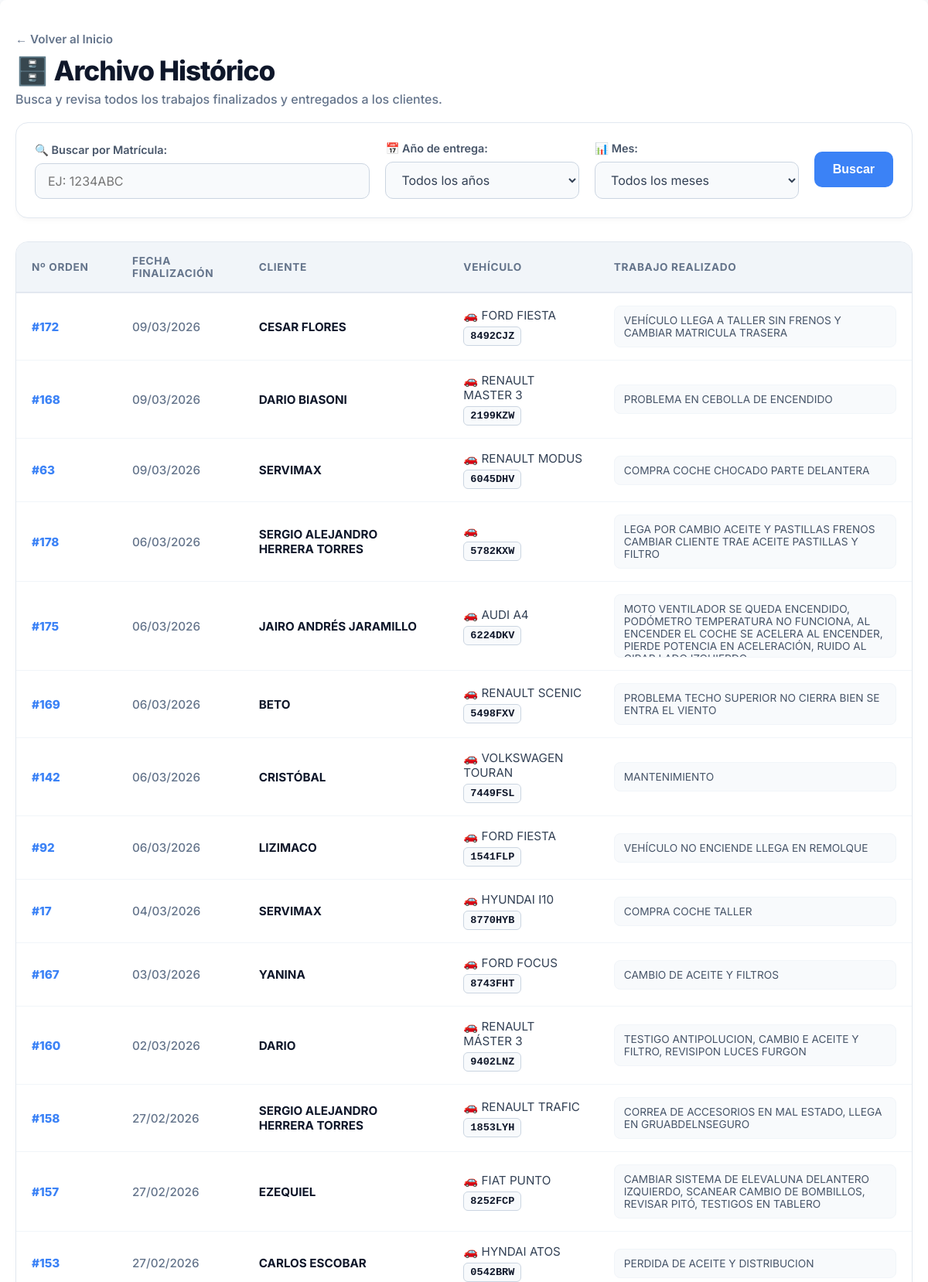
The app's page /historial-ordenes/ (signed in, upper part) with its own data.
### taller/models.py (models this page shows, shortened)
class OrdenDeReparacion(models.Model):
    ESTADO_CHOICES = [
        ('Recibido', 'Recibido'),
        ('En Diagnostico', 'En Diagnóstico'),
        ('Esperando Autorizacion', 'Esperando Autorización'),
        ('Esperando Piezas', 'Esperando Piezas'),
        ('En Reparacion', 'En Reparación'),
        ('En Pruebas', 'En Pruebas'),
        ('Listo para Recoger', 'Listo para Recoger'),
        ('Entregado', 'Entregado'),
    ]
    vehiculo = models.ForeignKey(Vehiculo, on_delete=models.CASCADE)
    cliente = models.ForeignKey(Cliente, on_delete=models.CASCADE)
    presupuesto_origen = models.ForeignKey('Presupuesto', null=True, blank=True, on_delete=models.SET_NULL)
    problema = models.TextField()
    danos_previos = models.TextField(blank=True, null=True, verbose_name="Daños Previos (Rayones, golpes...)")
    kilometraje_recepcion = models.IntegerField(default=0, verbose_name="Kilómetros al entrar")
    estado = models.CharField(max_length=50, choices=ESTADO_CHOICES, default='Recibido')
    fecha_entrada = models.DateTimeField(default=timezone.now)
    trabajo_interno = models.BooleanField(default=False, verbose_name="Vehículo del Taller")

class Factura(models.Model):
    orden = models.OneToOneField(OrdenDeReparacion, on_delete=models.CASCADE)
    fecha_emision = models.DateField(auto_now_add=True)
    es_factura = models.BooleanField(default=True)
    numero_factura = models.IntegerField(null=True, blank=True, unique=True, editable=False)
    subtotal = models.DecimalField(max_digits=10, decimal_places=2, default=0.00)
    iva = models.DecimalField(max_digits=10, decimal_places=2, default=0.00)
    total_final = models.DecimalField(max_digits=10, decimal_places=2, default=0.00)
    notas_cliente = models.TextField(null=True, blank=True, help_text="Notas adicionales para el cliente")

class Cliente(models.Model):
    nombre = models.CharField(max_length=100)
    telefono = models.CharField(max_length=20, unique=True)
    TIPO_DOCUMENTO_CHOICES = [
        ('DNI', 'DNI'),
        ('NIE', 'NIE'),
        ('NIF', 'NIF (Empresas)'),
    ]
    tipo_documento = models.CharField(max_length=10, choices=TIPO_DOCUMENTO_CHOICES, default='DNI', null=True, blank=True)
    documento_fiscal = models.CharField(max_length=20, null=True, blank=True, help_text="Número de DNI, NIE o NIF")
    direccion_fiscal = models.CharField(max_length=255, null=True, blank=True, help_text="Calle, Número, Piso, Puerta")
    codigo_postal_fiscal = models.CharField(max_length=10, null=True, blank=True)
    ciudad_fiscal = models.CharField(max_length=100, null=True, blank=True)
    provincia_fiscal = models.CharField(max_length=100, null=True, blank=True)

class Vehiculo(models.Model):
    matricula = models.CharField(max_length=20, unique=True)
    marca = models.CharField(max_length=50)
    modelo = models.CharField(max_length=50)
    kilometraje = models.IntegerField(default=0)
    cliente = models.ForeignKey(Cliente, on_delete=models.CASCADE)

### taller/views.py (the view)
# urls.py: path('historial-ordenes/', views.historial_ordenes, name='historial_ordenes'),
@login_required
def historial_ordenes(request):
    ordenes_qs = OrdenDeReparacion.objects.filter(estado='Entregado').select_related('cliente', 'vehiculo', 'factura')
    anos_y_meses_data = get_anos_y_meses_con_datos(); anos_disponibles = sorted(anos_y_meses_data.keys(), reverse=True)
    ano_seleccionado = request.GET.get('ano'); mes_seleccionado = request.GET.get('mes')
    matricula_buscada = request.GET.get('matricula', '').strip()
    if matricula_buscada: ordenes_qs = ordenes_qs.filter(vehiculo__matricula__icontains=matricula_buscada)
    if ano_seleccionado:
        try: ano_int = int(ano_seleccionado); ordenes_qs = ordenes_qs.filter(factura__fecha_emision__year=ano_int)
        except (ValueError, TypeError): ano_seleccionado = None
    if mes_seleccionado:
         try:
            mes_int = int(mes_seleccionado)
            if 1 <= mes_int <= 12: ordenes_qs = ordenes_qs.filter(factura__fecha_emision__month=mes_int)
            else: mes_seleccionado = None
         except (ValueError, TypeError): mes_seleccionado = None
    ordenes = ordenes_qs.order_by('-factura__fecha_emision', '-id')
    ano_sel_int = int(ano_seleccionado) if ano_seleccionado else None
    mes_sel_int = int(mes_seleccionado) if mes_seleccionado else None
    context = { 'ordenes': ordenes, 'anos_y_meses': anos_y_meses_data, 'anos_disponibles': anos_disponibles, 'ano_seleccionado': ano_sel_int, 'mes_seleccionado': mes_sel_int, 'meses_del_ano': range(1, 13), 'matricula_buscada': matricula_buscada }
    return render(request, 'taller/historial_ordenes.html', context)

### taller/templates/taller/historial_ordenes.html (shortened to what this page needs)
<!DOCTYPE html>
{% load static %}
<html lang="es">
<head>
    <link rel="stylesheet" href="{% static 'taller/css/main.css' %}">
    <link rel="stylesheet" href="{% static 'taller/css/responsive.css' %}">
</head>
<body>
    <div class="container">
        <div style="margin-bottom: 20px;">
            <a href="{% url 'home' %}" style="text-decoration: none; color: #64748b; font-weight: 600; font-size: 0.95em;">← Volver al Inicio</a>
            <h1 class="header-title" style="margin-top: 10px;">🗄️ Archivo Histórico</h1>
            <p style="color: #64748b; font-weight: 500; margin-top: 5px;">Busca y revisa todos los trabajos finalizados y entregados a los clientes.</p>
        </div>
        <div class="filter-card">
            <form method="get" action="" class="filter-grid">
                <div class="form-group" style="flex-grow: 2;">
                    <label for="matricula">🔍 Buscar por Matrícula:</label>
                    <input type="text" name="matricula" id="matricula" class="modern-input" value="{{ matricula_buscada }}" placeholder="Ej: 1234ABC" style="text-transform: uppercase;">
                </div>
                <div class="form-group">
                    <label for="ano">📅 Año de entrega:</label>
                    <select name="ano" id="ano" class="modern-select">
                        <option value="">Todos los años</option>
                    </select>
                </div>
                <div class="form-group">
                    <label for="mes">📊 Mes:</label>
                    <select name="mes" id="mes" class="modern-select">
                        <option value="">Todos los meses</option>
                    </select>
                </div>
                <div style="display: flex; gap: 10px; margin-bottom: 15px;">
                    <button type="submit" class="btn-modern" style="background: #3b82f6;">Buscar</button>
                </div>
            </form>
        </div>
        <div class="table-wrapper">
            <table class="modern-table">
                <thead>
                    <tr>
                        <th style="width: 90px;">Nº Orden</th>
                        <th>Fecha Finalización</th>
                        <th>Cliente</th>
                        <th>Vehículo</th>
                        <th style="width: 35%;">Trabajo Realizado</th>
                    </tr>
                </thead>
                <tbody>
                    {% for orden in ordenes %}
                        <tr data-url="{% url 'detalle_orden' orden.id %}">
                            <td style="font-weight: 800; color: #3b82f6;">#{{ orden.id }}</td>
                            <td style="color: #64748b; font-weight: 500;">
                                {% if orden.factura %}
                                    {{ orden.factura.fecha_emision|date:"d/m/Y" }}
                                {% else %}
                                    {{ orden.fecha_entrada|date:"d/m/Y" }} <span style="font-size: 0.8em; color: #cbd5e1;">(Sin Fac.)</span>
                                {% endif %}
                            </td>
                            <td style="font-weight: 700; color: #0f172a;">{{ orden.cliente.nombre }}</td>
                            <td>
                                🚗 {{ orden.vehiculo.marca }} {{ orden.vehiculo.modelo }} <br>
                                <span class="matricula-tag" style="margin-top: 5px; display: inline-block;">{{ orden.vehiculo.matricula }}</span>
                            </td>
                            <td>
                                <div style="background: #f8fafc; padding: 10px 12px; border-radius: 8px; border: 1px solid #f1f5f9; font-size: 0.9em; color: #475569; max-height: 60px; overflow: hidden; text-overflow: ellipsis;">
                                    {{ orden.problema }}
                                </div>
                            </td>
                        </tr>
                    {% endfor %}
                </tbody>
            </table>
        </div>
    </div>
</body>
</html>

### taller/static/taller/css/main.css (style rules this page uses)
body { font-family: -apple-system, BlinkMacSystemFont, "Segoe UI", Roboto, "Helvetica Neue", Arial, sans-serif; background-color: #f4f7f6; margin: 0; padding: 20px; }
h1, h2 { color: #333; }
.container { max-width: 1200px; margin: auto; background-color: #fff; padding: 20px; border-radius: 8px; box-shadow: 0 4px 8px rgba(0,0,0,0.1); }

### taller/templates/taller/historial_ordenes.html (style rules this page uses)
body { font-family: 'Inter', sans-serif; background-color: #f8fafc; color: #1e293b; margin: 0; padding: 0; }
.container { max-width: 1400px !important; margin: 0 auto; padding: 40px 20px; }
.header-title { font-size: 2.2em; font-weight: 800; letter-spacing: -0.03em; color: #0f172a; margin-bottom: 5px; }
.filter-card { background: #ffffff; padding: 24px; border-radius: 16px; border: 1px solid #e2e8f0; box-shadow: 0 4px 6px -1px rgba(0,0,0,0.03); margin-bottom: 30px; margin-top: 20px; }
.filter-grid { display: flex; gap: 20px; align-items: flex-end; flex-wrap: wrap; }
.form-group { display: flex; flex-direction: column; gap: 8px; flex-grow: 1; min-width: 180px; }
label { font-weight: 600; color: #475569; font-size: 0.9em; }
.modern-input, .modern-select { padding: 12px 16px; border-radius: 10px; border: 1px solid #cbd5e1; background: #f8fafc; font-family: 'Inter', sans-serif; font-size: 1em; color: #334155; outline: none; transition: 0.2s; width: 100%; box-sizing: border-box; }
.btn-modern { background: #0f172a; color: white; border: none; padding: 12px 24px; border-radius: 10px; font-weight: 700; font-size: 1em; cursor: pointer; transition: 0.2s; display: inline-flex; align-items: center; justify-content: center; height: 46px; }
.table-wrapper { background: #ffffff; border-radius: 16px; border: 1px solid #e2e8f0; box-shadow: 0 4px 6px -1px rgba(0,0,0,0.03); overflow: hidden; margin-bottom: 20px; }
.modern-table { width: 100%; border-collapse: collapse; text-align: left; }
.modern-table th { background-color: #f1f5f9; color: #64748b; font-weight: 700; font-size: 0.85em; text-transform: uppercase; letter-spacing: 0.05em; padding: 16px 20px; border-bottom: 2px solid #e2e8f0; }
.modern-table td { padding: 16px 20px; border-bottom: 1px solid #f1f5f9; color: #334155; font-size: 0.95em; vertical-align: middle; }
.modern-table tbody tr { cursor: pointer; transition: all 0.2s; }
.matricula-tag { background: #f8fafc; padding: 4px 8px; border-radius: 6px; font-weight: 700; border: 1px solid #cbd5e1; font-family: monospace; font-size: 1.1em; color: #0f172a; }

### records on screen
OrdenDeReparacion: id "172", factura.fecha_emision "09/03/2026", cliente.nombre "CESAR FLORES", vehiculo.marca "FORD", vehiculo.modelo "FIESTA", vehiculo.matricula "8492CJZ", problema "VEHÍCULO LLEGA A TALLER SIN FRENOS Y CAMBIAR MATRICULA TRASERA"
OrdenDeReparacion: id "168", factura.fecha_emision "09/03/2026", cliente.nombre "DARIO BIASONI", vehiculo.marca "RENAULT", vehiculo.modelo "MASTER 3", vehiculo.matricula "2199KZW", problema "PROBLEMA EN CEBOLLA DE ENCENDIDO"
OrdenDeReparacion: id "63", factura.fecha_emision "09/03/2026", cliente.nombre "SERVIMAX", vehiculo.marca "RENAULT", vehiculo.modelo "MODUS", vehiculo.matricula "6045DHV", problema "COMPRA COCHE CHOCADO PARTE DELANTERA"
OrdenDeReparacion: id "178", factura.fecha_emision "06/03/2026", cliente.nombre "SERGIO ALEJANDRO HERRERA TORRES", vehiculo.matricula "5782KXW", problema "LEGA POR CAMBIO ACEITE Y PASTILLAS FRENOS CAMBIAR CLIENTE TRAE ACEITE PASTILLAS Y FILTRO"
OrdenDeReparacion: id "175", factura.fecha_emision "06/03/2026", cliente.nombre "JAIRO ANDRÉS JARAMILLO", vehiculo.marca "AUDI", vehiculo.modelo "A4", vehiculo.matricula "6224DKV", problema "MOTO VENTILADOR SE QUEDA ENCENDIDO, PODÓMETRO TEMPERATURA NO FUNCIONA, AL ENCENDER EL COCHE SE ACELERA AL ENCENDER, PIERDE POTENCIA EN ACELERACIÓN, RUIDO AL…"
OrdenDeReparacion: id "169", factura.fecha_emision "06/03/2026", cliente.nombre "BETO", vehiculo.marca "RENAULT", vehiculo.modelo "SCENIC", vehiculo.matricula "5498FXV", problema "PROBLEMA TECHO SUPERIOR NO CIERRA BIEN SE ENTRA EL VIENTO"
OrdenDeReparacion: id "142", factura.fecha_emision "06/03/2026", cliente.nombre "CRISTÓBAL", vehiculo.marca "VOLKSWAGEN", vehiculo.modelo "TOURAN", vehiculo.matricula "7449FSL", problema "MANTENIMIENTO"
OrdenDeReparacion: id "92", factura.fecha_emision "06/03/2026", cliente.nombre "LIZIMACO", vehiculo.marca "FORD", vehiculo.modelo "FIESTA", vehiculo.matricula "1541FLP", problema "VEHÍCULO NO ENCIENDE LLEGA EN REMOLQUE"
OrdenDeReparacion: id "17", factura.fecha_emision "04/03/2026", cliente.nombre "SERVIMAX", vehiculo.marca "HYUNDAI", vehiculo.modelo "I10", vehiculo.matricula "8770HYB", problema "COMPRA COCHE TALLER"
OrdenDeReparacion: id "167", factura.fecha_emision "03/03/2026", cliente.nombre "YANINA", vehiculo.marca "FORD", vehiculo.modelo "FOCUS", vehiculo.matricula "8743FHT", problema "CAMBIO DE ACEITE Y FILTROS"
OrdenDeReparacion: id "160", factura.fecha_emision "02/03/2026", cliente.nombre "DARIO", vehiculo.marca "RENAULT", vehiculo.modelo "MÁSTER 3", vehiculo.matricula "9402LNZ", problema "TESTIGO ANTIPOLUCION, CAMBI0 E ACEITE Y FILTRO, REVISIPON LUCES FURGON"
OrdenDeReparacion: id "158", factura.fecha_emision "27/02/2026", cliente.nombre "SERGIO ALEJANDRO HERRERA TORRES", vehiculo.marca "RENAULT", vehiculo.modelo "TRAFIC", vehiculo.matricula "1853LYH", problema "CORREA DE ACCESORIOS EN MAL ESTADO, LLEGA EN GRUABDELNSEGURO"
OrdenDeReparacion: id "157", factura.fecha_emision "27/02/2026", cliente.nombre "EZEQUIEL", vehiculo.marca "FIAT", vehiculo.modelo "PUNTO", vehiculo.matricula "8252FCP", problema "CAMBIAR SISTEMA DE ELEVALUNA DELANTERO IZQUIERDO, SCANEAR CAMBIO DE BOMBILLOS, REVISAR PITÓ, TESTIGOS EN TABLERO"
OrdenDeReparacion: id "153", factura.fecha_emision "27/02/2026", cliente.nombre "CARLOS ESCOBAR", vehiculo.marca "HYNDAI", vehiculo.modelo "ATOS", vehiculo.matricula "0542BRW", problema "PERDIDA DE ACEITE Y DISTRIBUCION"
